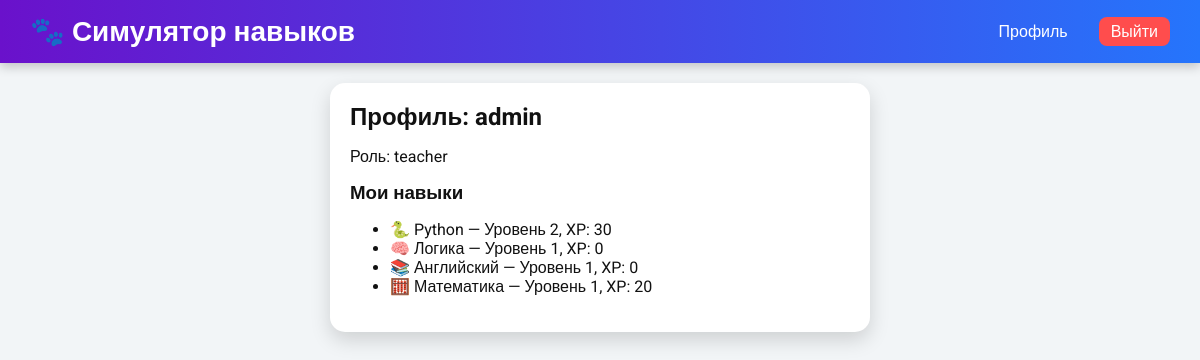
The page /profile/ (signed in) on the database its author committed.
### core/models.py (models this page shows, shortened)
class CustomUser(AbstractUser):
    ROLE_CHOICES = (
        ('student', 'Student'),
        ('teacher', 'Teacher'),
    )
    role = models.CharField(max_length=7, choices=ROLE_CHOICES, default='student')

class UserSkill(models.Model):
    user = models.ForeignKey(settings.AUTH_USER_MODEL, on_delete=models.CASCADE, related_name='user_skills')
    skill = models.ForeignKey(Skill, on_delete=models.CASCADE, related_name='user_skills')
    level = models.PositiveIntegerField(default=1)
    xp = models.PositiveIntegerField(default=0)
    class Meta:
        unique_together = ('user', 'skill')

class Skill(models.Model):
    name = models.CharField(max_length=100, unique=True)
    description = models.TextField(blank=True, default='')

### core/views.py (the view)
# urls.py: path('profile/', views.profile_view, name='profile'),
@login_required
def profile_view(request):
    user_skills = UserSkill.objects.filter(user=request.user)
    return render(request, 'core/profile.html', {
        'user': request.user,
        'user_skills': user_skills
    })

### core/templates/core/profile.html (shortened to what this page needs)
{% extends "core/base.html" %}
{% block content %}
<div class="card" style="max-width:500px; margin:auto;">
    <h2>Профиль: {{ user.username }}</h2>
    <p>Роль: {{ user.role }}</p>
    <h3>Мои навыки</h3>
    <ul>
        {% for us in user.user_skills.all %}
        <li>{{ us.skill.name }} — Уровень {{ us.level }}, XP: {{ us.xp }}</li>
        {% empty %}
        <li>У тебя пока нет навыков.</li>
        {% endfor %}
    </ul>
</div>
{% endblock %}

### rows shown on the page
CustomUser: username "admin", role "teacher"
UserSkill: skill.name "🐍 Python", level "2", xp "30"
UserSkill: skill.name "🧠 Логика", level "1", xp "0"
UserSkill: skill.name "📚 Английский", level "1", xp "0"
UserSkill: skill.name "🧮 Математика", level "1", xp "20"
